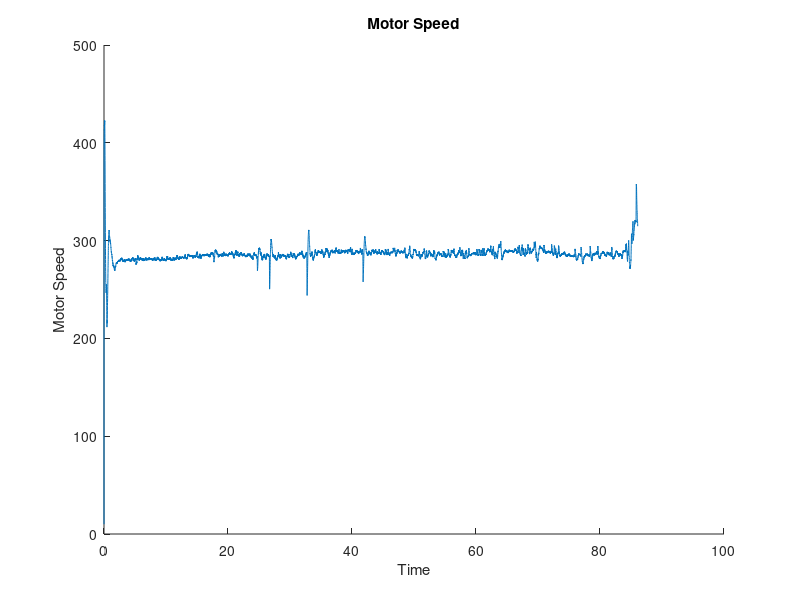
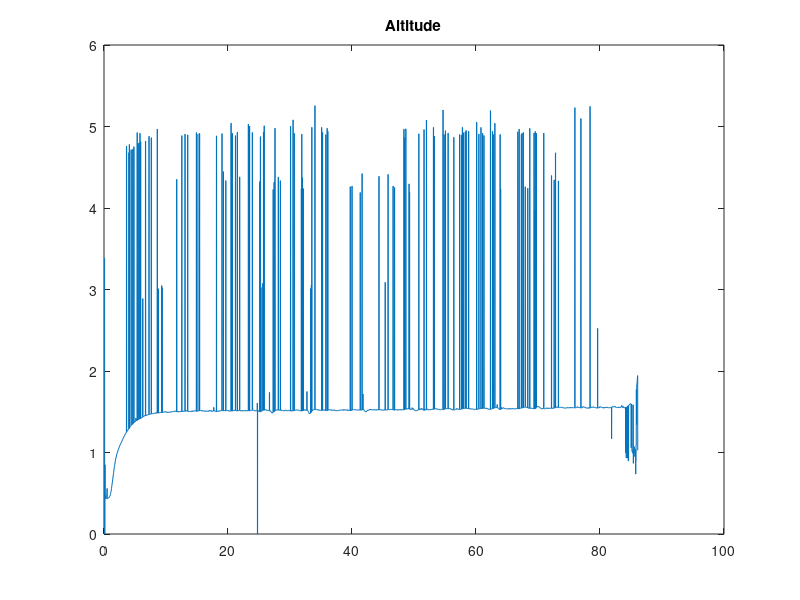
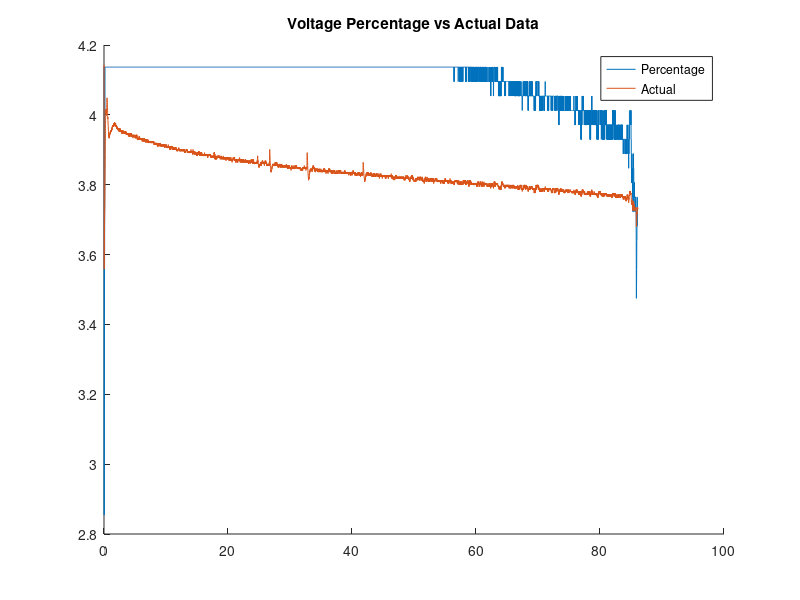
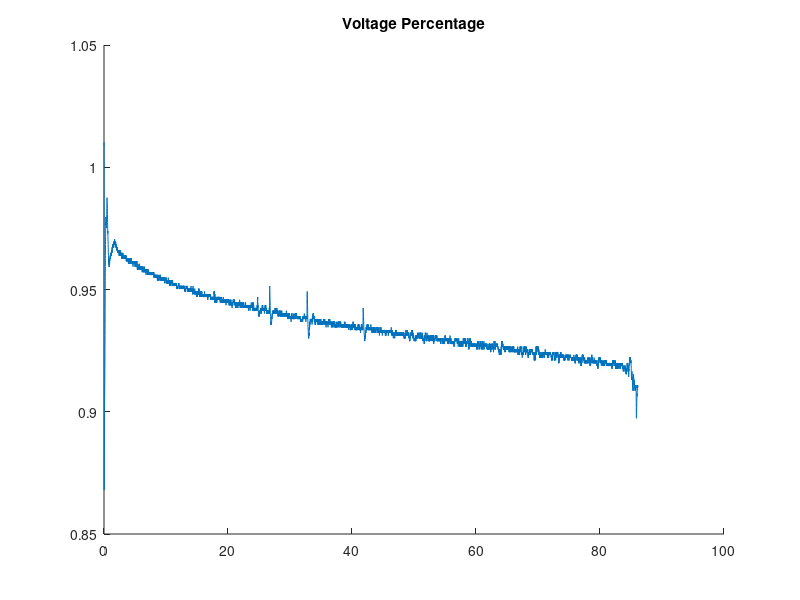

Recreate these plots in MATLAB, in order. (Note: this script raises an error after producing the figures.)
%% Homework 4
% Part 2: Motor Model
% by Will Wu and Jackson Cox

clear, clc, close all;

%% Constants

T_s = 1/200;
F_s = 1/T_s;

% mixer motor arithmetic
% column 2 and 4 are sign-reversed since data from motor 2 & 4 are negative
mixer_mat = [1, -1, 1, -1; %T
            1, 1, -1, -1; %A
            1, -1, -1, 1; %E
            -1, -1, -1, -1]; %R

% Labels
a_x_l = 1;
a_y_l = 2;
a_z_l = 3;
p_l = 4;
q_l = 5;
r_l = 6;
h_l = 7;
h_prs_l = 8;

time_ind = 1;
x_l = 2;
y_l = 3;
h_est_l = 4;
psi_l = 5;
theta_l = 6;
phi_l = 7;
u_l = 8;
v_l = 9;
w_l = 10;
p_est_l = 11;
q_est_l = 12;
r_est_l = 13;

motor_speed_trim = 292.4758;
max_volt = 4.1; % max battery voltage, from the battery packaging

m = 0.068;
Jxx = 0.69e-4;
Jyy = 0.775e-4;
Jzz = 1.5e-4;
g = 9.8;
motor_num = 4;

air_density = 1.225;
prop_diam = 0.066;
k_estimate = [0.0706, 4.52e-5];
eq_c_t = motor_speed_trim * k_estimate(2) + k_estimate(1);

%% Battery Model
% Load Data
load('log_chirp_data/hover_voltage.mat');
% load('log_chirp_data/hover_voltage_trial2.mat');

T_s = 1/200;
t = 0:T_s:(length(motor_speed_data)/F_s);
t = t(1:end-1)';

% examine hover motor speed
figure; hold on;
plot(t, motor_speed_data(:,1));
% legend('1','2','3','4');
xlabel('Time'), ylabel('Motor Speed');
title('Motor Speed');

% examine battery voltage, state
figure;
plot(t,sensor_data(:,h_l));
title('Altitude');

% volt_percent = double(volt_percent)/100;
volt_V = double(volt_V);

figure; hold on;
plot(t,double(volt_percent) .* volt_V(1)/100, t, volt_V);
legend('Percentage', 'Actual');
title('Voltage Percentage vs Actual Data');

% Percentage data looks unusable here, proceeding with volt_V
volt_percent = volt_V/max_volt;
figure; hold on;
plot(t,volt_percent);
title('Voltage Percentage');

regressor = [ones(size(volt_percent)) volt_percent];
output_m1 = motor_speed_trim ./motor_speed_data(:,1);
output_m2 = motor_speed_trim ./motor_speed_data(:,2);
output_m3 = motor_speed_trim ./motor_speed_data(:,3);
output_m4 = motor_speed_trim ./motor_speed_data(:,4);
% first entry is extremely large. Consider removal

c1 = regressor\output_m1;
c2 = regressor\output_m2;
c3 = regressor\output_m3;
c4 = regressor\output_m4;

% examine fit quality

% motor 1: prediction vs actual
predicted_m1_v = motor_speed_trim ./ (c1(1) + c1(2)*volt_percent);
predicted_m2_v = motor_speed_trim ./ (c2(1) + c2(2)*volt_percent);
predicted_m3_v = motor_speed_trim ./ (c3(1) + c3(2)*volt_percent);
predicted_m4_v = motor_speed_trim ./ (c4(1) + c4(2)*volt_percent);

figure, hold on;
subplot(2,2,1);
plot(t, motor_speed_data(:,1), t, predicted_m1_v);
legend('Actual', 'Predicted');

subplot(2,2,2);
plot(t, motor_speed_data(:,2), t, predicted_m2_v);
legend('Actual', 'Predicted');

subplot(2,2,3);
plot(t, motor_speed_data(:,3), t, predicted_m3_v);
legend('Actual', 'Predicted');

subplot(2,2,4);
plot(t, motor_speed_data(:,4), t, predicted_m4_v);
legend('Actual', 'Predicted');

sgtitle('Voltage Drop Compensation: Predicted vs Actual Motor Speed');

%% Motor Modelling

% Load Data
load('log_chirp_data/log_chirp_50Hz.mat');
% load('log_chirp_data/log_chirp_1Hz.mat');
% load('log_chirp_data/log_chirp_5Hz.mat');
% load('log_chirp_data/log_chirp_10Hz.mat');
% load('log_chirp_data/log_chirp_20Hz.mat');

% Data file specific parameters
t = 0:T_s:(length(motor_speed_data)/F_s);
t = t(1:end-1)';

% examine motor data: Motor 1
t_chirp = 0:T_s:22.995; %changed ranged to only second chirp because the 
% first chirp does not correlate well with motor speeds
range = (t_chirp>=10 & t_chirp<= 20);
figure(), hold on;
plot(t_chirp(range),detrend(motor_speed_data(range,1),0));
plot(t_chirp(range),chirp_data(range,1));
legend('n_a','n_c'); 
xlabel('Time (s)');
ylabel('Amplitude (Hz)');
title('Motor 1');

%Motor 2:
figure, hold on;
plot(t_chirp(range),detrend(-1*motor_speed_data(range,2),0));
plot(t_chirp(range),chirp_data(range,2));
legend('n_a','n_c');
xlabel('Time (s)');
ylabel('Amplitude (Hz)');
title('Motor 2');

%Motor 3:
figure, hold on;
plot(t_chirp(range),detrend(motor_speed_data(range,3),0));
plot(t_chirp(range),chirp_data(range,3));
legend('n_a','n_c');
xlabel('Time (s)');
ylabel('Amplitude (Hz)');
title('Motor 3');

%Motor 4:
figure, hold on;
plot(t_chirp(range),detrend(motor_speed_data(range,4),0));
plot(t_chirp(range),chirp_data(range,4));
legend('n_a','n_c');
xlabel('Time (s)');
ylabel('Amplitude (Hz)');
title('Motor 4');

%drone state to find chirp location
figure(), hold on;
plot(t_chirp(range),sensor_data(range,p_l));
plot(t_chirp(range),sensor_data(range,q_l));
plot(t_chirp(range),sensor_data(range,r_l));
% plot(t_chirp(range),chirp_data(range,4));
legend('p','q','r');
% xlabel('Time (s)');
% ylabel('Amplitude (Hz)');
title('Sensor Data');

figure(), hold on;
plot(t_chirp(range),y_fil(range,6));
plot(t_chirp(range),y_fil(range,7));
plot(t_chirp(range),y_fil(range,8));
% plot(t_chirp(range),chirp_data(range,4));
legend('p','q','r');
% xlabel('Time (s)');
% ylabel('Amplitude (Hz)');
title('Filtered Sensor Data');

% estimate motor speed based on thrust
thrust_est = (y_fil(range,5) * m + m*g)/4;
motor_speed_est = sqrt(thrust_est/(air_density * eq_c_t * prop_diam^4));
figure(), hold on;
plot(t_chirp(range), detrend(motor_speed_est,0));
plot(t_chirp(range), chirp_data(range,1));
legend('n_a', 'n_c');
title('Estimated Motor Speed vs Commanded');

%%

%transfer function motor 1:
input = iddata(double(detrend(motor_speed_est,0)),chirp_data(range,1),T_s);
tf1 = tfest(input, 2,1);
output = lsim(tf1, chirp_data((range),1),t_chirp(range));

figure(), hold on;
plot(t_chirp(range), chirp_data(range,1));
plot(t_chirp(range), output);
title('Motor 1: Transfer Function Results');

%finding time delay and motor time constant using padea transformation
tau_a = -1/tf1.Numerator(1);
Td = 2/(tau_a*tf1.Denominator(3));
tf_est = tf(1,[tau_a,1],'Inputdelay',Td);
output12 = lsim(tf_est, chirp_data(range,1),t_chirp(range));
plot(t_chirp(range), output12);
legend('input', 'output', 'est tf');

%transfer function motor 2:
input = iddata(double(detrend(motor_speed_data(range,2),0)),chirp_data(range,2),T_s);
tf2 = tfest(input, 2,1);
output21 = lsim(tf2, chirp_data((range),2),t_chirp(range));
figure(), hold on;
plot(t_chirp(range), chirp_data(range,2));
plot(t_chirp(range), output21);
title('Motor 2: Transfer Function Results');

%finding time delay and motor time constant using padea transformation
tau_a2 = -1/tf2.Numerator(1);
Td2 = 2/(tau_a2*tf2.Numerator(2));
tf_est2 = tf(1,[tau_a2,1],'Inputdelay',Td2);
output22 = lsim(tf_est2, chirp_data(range,2),t_chirp(range));
plot(t_chirp(range), output22);
legend('input', 'output', 'est tf');

%transfer function motor 3:
input = iddata(double(detrend(-1*motor_speed_data(range,3),0)),chirp_data(range,3),T_s);
tf3 = tfest(input, 2,1);
output31 = lsim(tf3, chirp_data((range),3),t_chirp(range));
figure(), hold on;
plot(t_chirp(range), chirp_data(range,3));
plot(t_chirp(range), output31);
title('Motor 3: Transfer Function Results');

%finding time delay and motor time constant using padea transformation
tau_a3 = -1/tf3.Numerator(1);
Td3 = 2/(tau_a3*tf3.Numerator(2));
tf_est3 = tf(1,[tau_a3,1],'Inputdelay',Td3);
output32 = lsim(tf_est3, chirp_data(range,3),t_chirp(range));
plot(t_chirp(range), output32);
legend('input', 'output', 'est tf');

%transfer function motor 4:
input = iddata(double(detrend(motor_speed_data(range,4),0)),chirp_data(range,4),T_s);
tf4 = tfest(input, 2,1);
output41 = lsim(tf4, chirp_data((range),4),t_chirp(range));
figure(), hold on;
plot(t_chirp(range), chirp_data(range,4));
plot(t_chirp(range), output41);
title('Motor 4: Transfer Function Results');

%finding time delay and motor time constant using padea transformation
tau_a4 = -1/tf4.Numerator(1);
Td4 = 2/(tau_a4*tf4.Numerator(2));
tf_est4 = tf(1,[tau_a4,1],'Inputdelay',Td4);
output42 = lsim(tf_est4, chirp_data(range,4),t_chirp(range));
plot(t_chirp(range), output42);
legend('input', 'output', 'est tf');
